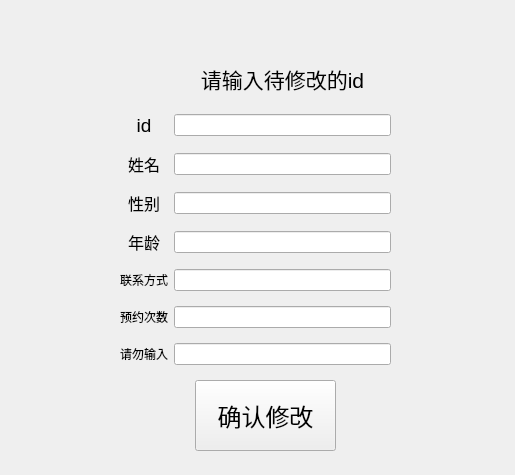
<?xml version="1.0" encoding="UTF-8"?>
<ui version="4.0">
 <class>alterbase</class>
 <widget class="QWidget" name="alterbase">
  <property name="geometry">
   <rect>
    <x>0</x>
    <y>0</y>
    <width>515</width>
    <height>475</height>
   </rect>
  </property>
  <property name="windowTitle">
   <string>Form</string>
  </property>
  <widget class="QPushButton" name="pushButton">
   <property name="geometry">
    <rect>
     <x>195</x>
     <y>380</y>
     <width>141</width>
     <height>71</height>
    </rect>
   </property>
   <property name="font">
    <font>
     <pointsize>18</pointsize>
    </font>
   </property>
   <property name="text">
    <string>确认修改</string>
   </property>
  </widget>
  <widget class="QWidget" name="">
   <property name="geometry">
    <rect>
     <x>120</x>
     <y>50</y>
     <width>271</width>
     <height>331</height>
    </rect>
   </property>
   <layout class="QGridLayout" name="gridLayout">
    <item row="0" column="1">
     <widget class="QLabel" name="title">
      <property name="maximumSize">
       <size>
        <width>16777215</width>
        <height>40</height>
       </size>
      </property>
      <property name="text">
       <string>&lt;html&gt;&lt;head/&gt;&lt;body&gt;&lt;p align=&quot;center&quot;&gt;&lt;span style=&quot; font-size:16pt;&quot;&gt;请输入待修改的id&lt;/span&gt;&lt;/p&gt;&lt;/body&gt;&lt;/html&gt;</string>
      </property>
     </widget>
    </item>
    <item row="1" column="0">
     <widget class="QLabel" name="label1">
      <property name="text">
       <string>&lt;html&gt;&lt;head/&gt;&lt;body&gt;&lt;p align=&quot;center&quot;&gt;&lt;span style=&quot; font-size:14pt;&quot;&gt;id&lt;/span&gt;&lt;/p&gt;&lt;/body&gt;&lt;/html&gt;</string>
      </property>
     </widget>
    </item>
    <item row="1" column="1">
     <widget class="QLineEdit" name="idline"/>
    </item>
    <item row="2" column="0">
     <widget class="QLabel" name="label_2">
      <property name="text">
       <string>&lt;html&gt;&lt;head/&gt;&lt;body&gt;&lt;p align=&quot;center&quot;&gt;&lt;span style=&quot; font-size:12pt;&quot;&gt;姓名&lt;/span&gt;&lt;/p&gt;&lt;/body&gt;&lt;/html&gt;</string>
      </property>
     </widget>
    </item>
    <item row="2" column="1">
     <widget class="QLineEdit" name="lineEdit_1"/>
    </item>
    <item row="3" column="0">
     <widget class="QLabel" name="label_3">
      <property name="text">
       <string>&lt;html&gt;&lt;head/&gt;&lt;body&gt;&lt;p align=&quot;center&quot;&gt;&lt;span style=&quot; font-size:12pt;&quot;&gt;性别&lt;/span&gt;&lt;/p&gt;&lt;/body&gt;&lt;/html&gt;</string>
      </property>
     </widget>
    </item>
    <item row="3" column="1">
     <widget class="QLineEdit" name="lineEdit_2"/>
    </item>
    <item row="4" column="0">
     <widget class="QLabel" name="label_4">
      <property name="text">
       <string>&lt;html&gt;&lt;head/&gt;&lt;body&gt;&lt;p align=&quot;center&quot;&gt;&lt;span style=&quot; font-size:12pt;&quot;&gt;年龄&lt;/span&gt;&lt;/p&gt;&lt;/body&gt;&lt;/html&gt;</string>
      </property>
     </widget>
    </item>
    <item row="4" column="1">
     <widget class="QLineEdit" name="lineEdit_3"/>
    </item>
    <item row="5" column="0">
     <widget class="QLabel" name="label_5">
      <property name="text">
       <string>联系方式</string>
      </property>
     </widget>
    </item>
    <item row="5" column="1">
     <widget class="QLineEdit" name="lineEdit_4"/>
    </item>
    <item row="6" column="0">
     <widget class="QLabel" name="label_6">
      <property name="text">
       <string>&lt;html&gt;&lt;head/&gt;&lt;body&gt;&lt;p align=&quot;center&quot;&gt;预约次数&lt;/p&gt;&lt;/body&gt;&lt;/html&gt;</string>
      </property>
     </widget>
    </item>
    <item row="6" column="1">
     <widget class="QLineEdit" name="lineEdit_5"/>
    </item>
    <item row="7" column="0">
     <widget class="QLabel" name="label_7">
      <property name="text">
       <string>&lt;html&gt;&lt;head/&gt;&lt;body&gt;&lt;p align=&quot;center&quot;&gt;请勿输入&lt;/p&gt;&lt;/body&gt;&lt;/html&gt;</string>
      </property>
     </widget>
    </item>
    <item row="7" column="1">
     <widget class="QLineEdit" name="lineEdit_6"/>
    </item>
   </layout>
  </widget>
 </widget>
 <resources/>
 <connections/>
</ui>
